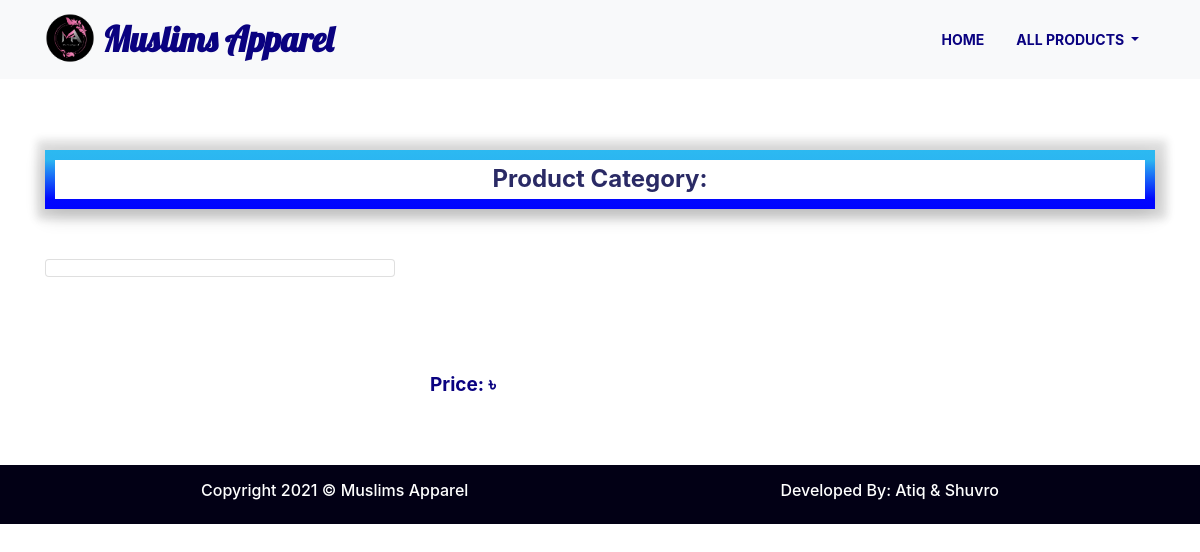
Page /single-product/6 on the earlier database version.
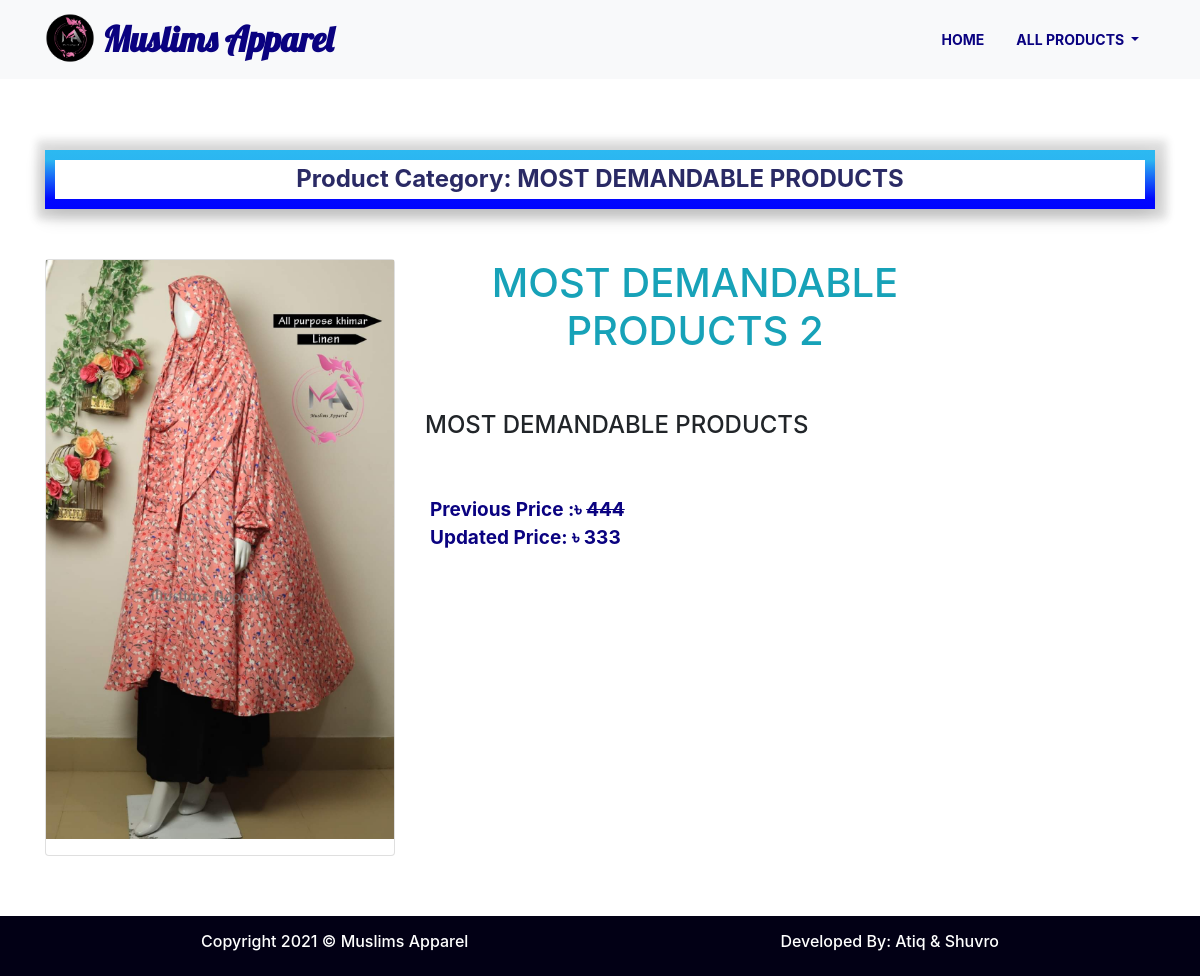
Same page on the later database version.
### product_app/models.py (models this page shows, shortened)
class Product(models.Model):
    CATEGORY = (
        ('UPCOMING PRODUCTS', 'UPCOMING PRODUCTS'),
        ('ORGANIC FOOD', 'ORGANIC FOOD'),
        ('MOST DEMANDABLE PRODUCTS', 'MOST DEMANDABLE PRODUCTS'),
        ('KHILMAR', 'KHILMAR'),
        ('JILBAB', 'JILBAB'),
        ('ABAYA/BORKA', 'ABAYA/BORKA'),
        ('LINEN', 'LINEN'),
        ('COTTON', 'COTTON'),
        ('CAPE', 'CAPE'),
        ('NIQAB', 'NIQAB'),
        ('HAND GLOVES & SOCKS', 'HAND GLOVES & SOCKS'),
        ('SUNNAH ITEM', 'SUNNAH ITEM'),
    )
    name = models.CharField(max_length=50)
    description = models.TextField()
    pro_img = models.ImageField(upload_to='product_images', help_text=mark_safe('<h2 style="color: #008CBA;">Images size must be height: 1200px and width: 1486px format.</h2>'))  # size must be ato ato pixel)
    price = models.CharField(max_length=10)
    updated_price = models.CharField(max_length=10, blank=True, null=True)
    category = models.CharField(max_length=200, choices=CATEGORY, default=CATEGORY[0])

### product_app/views.py (the view)
# urls.py: path('single-product/<int:product_id>', views.SinglepProductView.as_view(), name='single_product'),
class SinglepProductView(TemplateView):
    template_name = 'product-single.html'
    def get_context_data(self, product_id, **kwargs):
        context = super().get_context_data(**kwargs)
        context['product'] = Product.objects.filter(id=product_id).first()
        return context

### templates/product-single.html (shortened to what this page needs)
{% extends 'main2.html' %}
{% load static %}
{% block content %}
    <section class="collection all-product">
        <div class="container">
            <h4 class="section-header text-center product-header">Product Category:  {{ product.category }}</h4>
            <div class="row">
                <div class="single-card  col-md-4 col-sm-6 col-6">
                    <div class="card">
                        <img src="{{ product.pro_img.url }}" class="img-fluid mb-3" alt="">
                    </div>
                </div>
                <div class="col-6">
                    <h1 class="text-info text-center">{{ product.name }}</h1>
                    <br><br>
                    <h4 class="text-left">{{ product.description }}</h4>
                    <br><br>
                    {% if product.updated_price %}
                        <p><small>
                            <span>Previous Price :৳
                            <del>{{ product.price }}</del></span>
                            <br>
                            <span>Updated Price:  ৳ {{ product.updated_price }}</span>
                        </small></p>
                    {% else %}
                        <p><small>
                            <span>Price: ৳ {{ product.price }}</span>
                        </small></p>
                    {% endif %}
                </div>
            </div>
        </div>
    </section>
{% endblock %}

Differences in the rows shown:
added Product: category "MOST DEMANDABLE PRODUCTS", pro_img (picture), name "MOST DEMANDABLE PRODUCTS 2", description "MOST DEMANDABLE PRODUCTS", price "444", updated_price "333"
Other differences:
text no longer shown: "Price: ৳"
text now shown: "Previous Price :৳ Updated Price: ৳"
